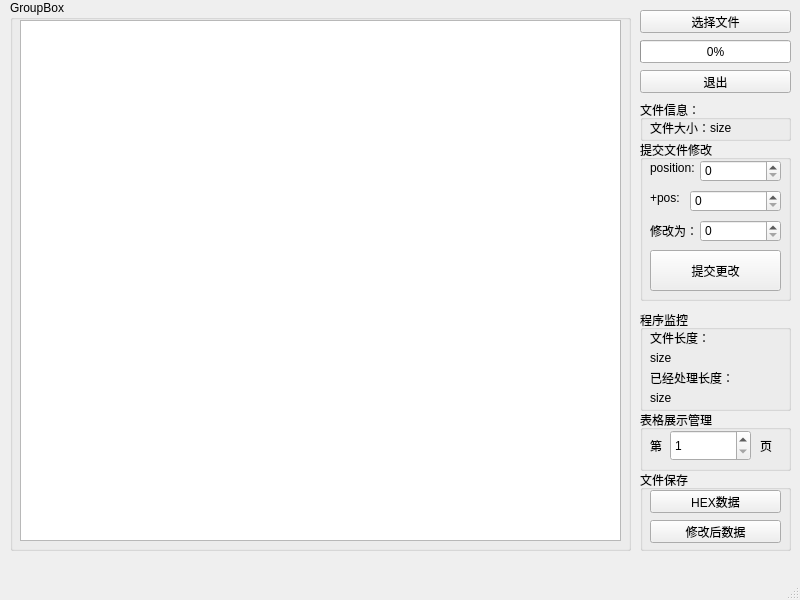
<?xml version="1.0" encoding="UTF-8"?>
<ui version="4.0">
 <class>MainWindow</class>
 <widget class="QMainWindow" name="MainWindow">
  <property name="geometry">
   <rect>
    <x>0</x>
    <y>0</y>
    <width>800</width>
    <height>600</height>
   </rect>
  </property>
  <property name="maximumSize">
   <size>
    <width>800</width>
    <height>600</height>
   </size>
  </property>
  <property name="windowTitle">
   <string>MainWindow</string>
  </property>
  <widget class="QWidget" name="centralwidget">
   <widget class="QGroupBox" name="groupBox">
    <property name="geometry">
     <rect>
      <x>10</x>
      <y>0</y>
      <width>621</width>
      <height>551</height>
     </rect>
    </property>
    <property name="title">
     <string>GroupBox</string>
    </property>
    <widget class="QTableWidget" name="tableWidget">
     <property name="geometry">
      <rect>
       <x>10</x>
       <y>20</y>
       <width>601</width>
       <height>521</height>
      </rect>
     </property>
    </widget>
   </widget>
   <widget class="QPushButton" name="pushButton">
    <property name="geometry">
     <rect>
      <x>640</x>
      <y>10</y>
      <width>151</width>
      <height>23</height>
     </rect>
    </property>
    <property name="text">
     <string>选择文件</string>
    </property>
   </widget>
   <widget class="QGroupBox" name="groupBox_2">
    <property name="geometry">
     <rect>
      <x>640</x>
      <y>470</y>
      <width>151</width>
      <height>81</height>
     </rect>
    </property>
    <property name="title">
     <string>文件保存</string>
    </property>
    <widget class="QPushButton" name="pushButton_2">
     <property name="geometry">
      <rect>
       <x>10</x>
       <y>20</y>
       <width>131</width>
       <height>23</height>
      </rect>
     </property>
     <property name="text">
      <string>HEX数据</string>
     </property>
    </widget>
    <widget class="QPushButton" name="pushButton_3">
     <property name="geometry">
      <rect>
       <x>10</x>
       <y>50</y>
       <width>131</width>
       <height>23</height>
      </rect>
     </property>
     <property name="text">
      <string>修改后数据</string>
     </property>
    </widget>
   </widget>
   <widget class="QGroupBox" name="groupBox_3">
    <property name="geometry">
     <rect>
      <x>640</x>
      <y>310</y>
      <width>151</width>
      <height>101</height>
     </rect>
    </property>
    <property name="title">
     <string>程序监控</string>
    </property>
    <widget class="QLabel" name="label_5">
     <property name="geometry">
      <rect>
       <x>10</x>
       <y>20</y>
       <width>81</width>
       <height>16</height>
      </rect>
     </property>
     <property name="text">
      <string>文件长度：</string>
     </property>
    </widget>
    <widget class="QLabel" name="label_6">
     <property name="geometry">
      <rect>
       <x>10</x>
       <y>40</y>
       <width>131</width>
       <height>16</height>
      </rect>
     </property>
     <property name="text">
      <string>size</string>
     </property>
    </widget>
    <widget class="QLabel" name="label_7">
     <property name="geometry">
      <rect>
       <x>10</x>
       <y>60</y>
       <width>91</width>
       <height>16</height>
      </rect>
     </property>
     <property name="text">
      <string>已经处理长度：</string>
     </property>
    </widget>
    <widget class="QLabel" name="label_8">
     <property name="geometry">
      <rect>
       <x>10</x>
       <y>80</y>
       <width>131</width>
       <height>16</height>
      </rect>
     </property>
     <property name="text">
      <string>size</string>
     </property>
    </widget>
   </widget>
   <widget class="QGroupBox" name="groupBox_4">
    <property name="geometry">
     <rect>
      <x>640</x>
      <y>100</y>
      <width>151</width>
      <height>41</height>
     </rect>
    </property>
    <property name="title">
     <string>文件信息：</string>
    </property>
    <widget class="QLabel" name="label_13">
     <property name="geometry">
      <rect>
       <x>10</x>
       <y>20</y>
       <width>61</width>
       <height>16</height>
      </rect>
     </property>
     <property name="text">
      <string>文件大小：</string>
     </property>
    </widget>
    <widget class="QLabel" name="label_14">
     <property name="geometry">
      <rect>
       <x>70</x>
       <y>20</y>
       <width>71</width>
       <height>16</height>
      </rect>
     </property>
     <property name="text">
      <string>size</string>
     </property>
    </widget>
   </widget>
   <widget class="QPushButton" name="pushButton_4">
    <property name="geometry">
     <rect>
      <x>640</x>
      <y>70</y>
      <width>151</width>
      <height>23</height>
     </rect>
    </property>
    <property name="text">
     <string>退出</string>
    </property>
   </widget>
   <widget class="QGroupBox" name="groupBox_5">
    <property name="geometry">
     <rect>
      <x>640</x>
      <y>140</y>
      <width>151</width>
      <height>161</height>
     </rect>
    </property>
    <property name="title">
     <string>提交文件修改</string>
    </property>
    <widget class="QLabel" name="label_15">
     <property name="geometry">
      <rect>
       <x>10</x>
       <y>20</y>
       <width>51</width>
       <height>16</height>
      </rect>
     </property>
     <property name="text">
      <string>position:</string>
     </property>
    </widget>
    <widget class="QSpinBox" name="spinBox">
     <property name="geometry">
      <rect>
       <x>60</x>
       <y>20</y>
       <width>81</width>
       <height>22</height>
      </rect>
     </property>
     <property name="maximum">
      <number>2147483647</number>
     </property>
     <property name="singleStep">
      <number>64</number>
     </property>
     <property name="displayIntegerBase">
      <number>16</number>
     </property>
    </widget>
    <widget class="QLabel" name="label_16">
     <property name="geometry">
      <rect>
       <x>10</x>
       <y>80</y>
       <width>53</width>
       <height>21</height>
      </rect>
     </property>
     <property name="text">
      <string>修改为：</string>
     </property>
    </widget>
    <widget class="QSpinBox" name="spinBox_2">
     <property name="geometry">
      <rect>
       <x>60</x>
       <y>80</y>
       <width>81</width>
       <height>22</height>
      </rect>
     </property>
     <property name="maximum">
      <number>255</number>
     </property>
     <property name="displayIntegerBase">
      <number>16</number>
     </property>
    </widget>
    <widget class="QPushButton" name="pushButton_5">
     <property name="geometry">
      <rect>
       <x>10</x>
       <y>110</y>
       <width>131</width>
       <height>41</height>
      </rect>
     </property>
     <property name="text">
      <string>提交更改</string>
     </property>
    </widget>
    <widget class="QLabel" name="label_17">
     <property name="geometry">
      <rect>
       <x>10</x>
       <y>50</y>
       <width>53</width>
       <height>15</height>
      </rect>
     </property>
     <property name="text">
      <string>+pos:</string>
     </property>
    </widget>
    <widget class="QSpinBox" name="spinBox_3">
     <property name="geometry">
      <rect>
       <x>50</x>
       <y>50</y>
       <width>91</width>
       <height>22</height>
      </rect>
     </property>
     <property name="maximum">
      <number>7</number>
     </property>
     <property name="displayIntegerBase">
      <number>16</number>
     </property>
    </widget>
   </widget>
   <widget class="QGroupBox" name="groupBox_6">
    <property name="geometry">
     <rect>
      <x>640</x>
      <y>410</y>
      <width>151</width>
      <height>61</height>
     </rect>
    </property>
    <property name="title">
     <string>表格展示管理</string>
    </property>
    <widget class="QSpinBox" name="spinBox_4">
     <property name="geometry">
      <rect>
       <x>30</x>
       <y>20</y>
       <width>81</width>
       <height>31</height>
      </rect>
     </property>
     <property name="minimum">
      <number>1</number>
     </property>
     <property name="maximum">
      <number>1000000</number>
     </property>
    </widget>
    <widget class="QLabel" name="label">
     <property name="geometry">
      <rect>
       <x>10</x>
       <y>20</y>
       <width>21</width>
       <height>31</height>
      </rect>
     </property>
     <property name="text">
      <string>第</string>
     </property>
    </widget>
    <widget class="QLabel" name="label_2">
     <property name="geometry">
      <rect>
       <x>120</x>
       <y>20</y>
       <width>21</width>
       <height>31</height>
      </rect>
     </property>
     <property name="text">
      <string>页</string>
     </property>
    </widget>
   </widget>
   <widget class="QProgressBar" name="progressBar">
    <property name="geometry">
     <rect>
      <x>640</x>
      <y>40</y>
      <width>151</width>
      <height>23</height>
     </rect>
    </property>
    <property name="value">
     <number>0</number>
    </property>
   </widget>
  </widget>
  <widget class="QMenuBar" name="menubar">
   <property name="geometry">
    <rect>
     <x>0</x>
     <y>0</y>
     <width>800</width>
     <height>21</height>
    </rect>
   </property>
  </widget>
  <widget class="QStatusBar" name="statusbar"/>
 </widget>
 <resources/>
 <connections/>
</ui>
